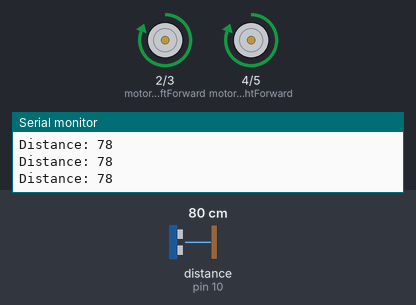
The sketch below on a simulated Arduino Uno, built with avr-gcc and run on an emulated ATmega328P. Shown: motor-driver pin pairs drawn as motors (green arrow = first pin HIGH = forward, orange = second pin HIGH = backward, longer = more drive), the last lines printed to the serial monitor. Wiring (inferred from the names in the program): ultrasonic range finder: trigger pin 9; echo pin 10. Inputs (shaded band) come from the test bench; at power-on: distance to the obstacle (sensor on pin 10) 80 cm. The echo pulse lasts 58.3 µs per cm.

Above: at 1.2 s.
1.3 s: distance to the obstacle (sensor on pin 10) set to 18 cm
2.8 s: distance to the obstacle (sensor on pin 10) set to 13 cm
At 3.2 s:
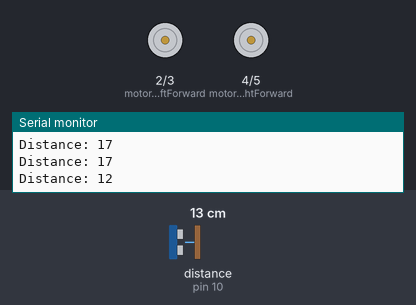
At 4.3 s:
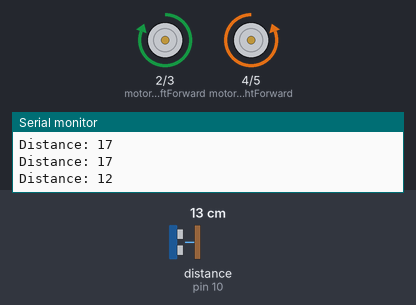
Timing chart, 0 to 11.8 s (numbered marks = the images above; inputs shaded):
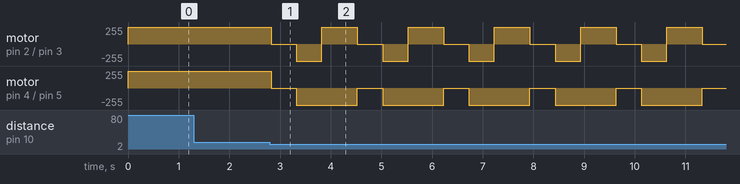

The sketch:

robot.ino
```cpp
#define trigPin 9
#define echoPin 10
#define motorLeftForward 2
#define motorLeftBackward 3
#define motorRightForward 4
#define motorRightBackward 5

void setup() {
  pinMode(trigPin, OUTPUT);
  pinMode(echoPin, INPUT);

  pinMode(motorLeftForward, OUTPUT);
  pinMode(motorLeftBackward, OUTPUT);
  pinMode(motorRightForward, OUTPUT);
  pinMode(motorRightBackward, OUTPUT);

  Serial.begin(9600);
  Serial.println("Obstacle Avoiding Robot Initialized");
}

void loop() {
  long duration, distance;

  // Send Ultrasonic Pulse
  digitalWrite(trigPin, LOW);
  delayMicroseconds(2);
  digitalWrite(trigPin, HIGH);
  delayMicroseconds(10);
  digitalWrite(trigPin, LOW);

  // Read Echo
  duration = pulseIn(echoPin, HIGH);
  distance = duration * 0.034 / 2; // Distance in cm

  Serial.print("Distance: ");
  Serial.println(distance);

  if (distance < 15) { // Obstacle detected within 15 cm
    stopMoving();
    delay(500);
    moveBackward();
    delay(500);
    turnRight();
    delay(700);
  } else {
    moveForward();
  }
}

void moveForward() {
  digitalWrite(motorLeftForward, HIGH);
  digitalWrite(motorLeftBackward, LOW);
  digitalWrite(motorRightForward, HIGH);
  digitalWrite(motorRightBackward, LOW);
}

void moveBackward() {
  digitalWrite(motorLeftForward, LOW);
  digitalWrite(motorLeftBackward, HIGH);
  digitalWrite(motorRightForward, LOW);
  digitalWrite(motorRightBackward, HIGH);
}

void turnRight() {
  digitalWrite(motorLeftForward, HIGH);
  digitalWrite(motorLeftBackward, LOW);
  digitalWrite(motorRightForward, LOW);
  digitalWrite(motorRightBackward, HIGH);
}

void stopMoving() {
  digitalWrite(motorLeftForward, LOW);
  digitalWrite(motorLeftBackward, LOW);
  digitalWrite(motorRightForward, LOW);
  digitalWrite(motorRightBackward, LOW);
}
```

Measured:
- the behaviour switches between 16 and 15 cm on distance to the obstacle (sensor on pin 10) (found by bisection; images 0 and 1)
